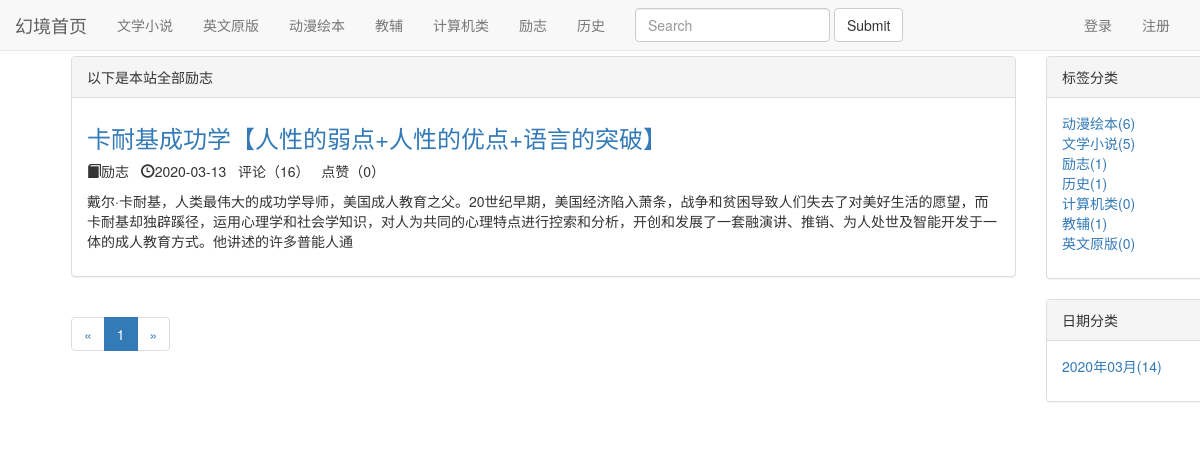
Page /blog/type/3 on the committed database.
### blog/models.py (models this page shows, shortened)
class BlogType(models.Model):
    type_name = models.CharField(max_length=15)
    def __str__(self):
        return self.type_name

class Blog(models.Model):
    title = models.CharField(max_length=50)
    blog_type = models.ForeignKey(BlogType, on_delete=models.CASCADE)
    content = RichTextUploadingField()
    author = models.ForeignKey(User, on_delete=models.CASCADE)
    created_time = models.DateTimeField(auto_now_add=True)
    last_updated_time = models.DateTimeField(auto_now=True)
    class Meta:
        ordering = ['-created_time']

### likes/models.py (models this page shows)
class LikeCount(models.Model):
    content_type = models.ForeignKey(ContentType, on_delete=models.CASCADE)
    object_id = models.PositiveIntegerField()
    content_object = GenericForeignKey('content_type', 'object_id')
    liked_num = models.IntegerField(default=0)

### blog/views.py (the view)
# urls.py: path('type/<int:blog_type_pk>', views.blogs_with_type, name="blogs_with_type"),
def blogs_with_type(request, blog_type_pk):
    blog_type = get_object_or_404(BlogType, pk=blog_type_pk)
    blogs_all_list = Blog.objects.filter(blog_type=blog_type)
    context = get_blog_list_common_date(request, blogs_all_list)
    context['blog_type'] = blog_type
    return render(request,'blog/blogs_with_type.html', context)

### user/forms.py (shortened to what this page needs)
class LoginForm(forms.Form):
    username = forms.CharField(label='用户名',
                                widget=forms.TextInput(attrs={'class':'form-control', 'placeholder':'请输入用户名'}))
    password = forms.CharField(label='密码',
                                widget=forms.PasswordInput(attrs={'class':'form-control', 'placeholder':'请输入密码'}))

### comment/templatetags/comment_tags.py (called while the page is built)
@register.simple_tag
def  get_comment_count(obj):
    content_type = ContentType.objects.get_for_model(obj)
    return Comment.objects.filter(content_type=content_type, object_id=obj.pk).count()

### likes/templatetags/likes_tags.py (called while the page is built)
@register.simple_tag
def get_like_count(obj):
    content_type = ContentType.objects.get_for_model(obj)
    like_count, created = LikeCount.objects.get_or_create(content_type=content_type, object_id=obj.pk)
    return like_count.liked_num

### user/context_processors.py (called while the page is built)
def login_modal_form(request):
    return {'login_modal_form': LoginForm()}

### blog/templates/blog/blogs_with_type.html (shortened to what this page needs)
{% extends 'blog/blog_list.html' %}
{% block blog_box_titile %}以下是本站全部{{ blog_type.type_name }}{% endblock %}

### blog/templates/blog/blog_list.html (shortened to what this page needs)
{% extends 'base.html' %}
{% load staticfiles %}
{% load comment_tags %}
{% load likes_tags %}
{% block header_extends %}
    <link rel="stylesheet" href="{% static 'blog.css' %}">
{% endblock %}
{% block content %}
    <div class="container">
        <div class="row">
            <div class="col-xs-12 col-sm-8 col-md-9 col-lg-10">
                <div class="panel panel-default">
                    <div class="panel-heading">{% block blog_box_titile %}一共有{{ page_of_blogs.paginator.count }}本书籍分享{% endblock %}</div>
                    <div class="panel-body">
                        {% for blog in blogs %}
                            <div class="blog-box">
                                <h3><a href="{% url 'blog_detail' blog.pk %}">{{ blog.title }}</a></h3>
                                <p class="blog-info">
                                    <span class="glyphicon glyphicon-book" aria-hidden="true"></span>{{ blog.blog_type }}&nbsp;&nbsp;
                                    <span class="glyphicon glyphicon-time" aria-hidden="true"></span>{{ blog.created_time|date:"Y-m-d" }}&nbsp;&nbsp;
                                    评论（{% get_comment_count blog %}）&nbsp;&nbsp;
                                    点赞（{% get_like_count blog %}）
                                </p>
                                <p>{{ blog.content|truncatechars:150 }}</p>
                            </div>
                        {% empty %}
                            <div class="blog-box">
                                <h3>-- 暂无分享，敬请期待 --</h3>
                            </div>
                        {% endfor %}
                    </div>
                </div>
                <div>
                    <div class="paginator">
                        <ul class="pagination">
                            <li>
                                {% if page_of_blogs.has_previous %}
                                    <a href="?page={{ page_of_blogs.previous_page_number}}" aria-label="Previous">
                                        <span aria-hidden="true">&laquo;</span>
                                    </a>
                                {% else %}
                                    <span aria-hidden="true">&laquo;</span>
                                {% endif %}
                            </li>
                            {% for page_num in page_range %}
                                {% if page_num == page_of_blogs.number %}
                                    <li class="active"><span>{{ page_num }}</span></li>
                                {% else %}
                                    {% if page_num == '...' %}
                                        <li><span>{{ page_num }}</span></li>
                                    {% else %}
                                        <li><a href="?page={{page_num}}">{{ page_num }}</a></li>
                                    {% endif %}
                                {% endif %}
                            {% endfor %}
                            <li>
                                {% if page_of_blogs.has_next %}
                                    <a href="?page={{ page_of_blogs.next_page_number }}" aria-label="Next">
                                        <span aria-hidden="true">&raquo;</span>
                                    </a>
                                {% else %}
                                    <span aria-hidden="true">&raquo;</span>
                                {% endif %}
                            </li>
                        </ul>
                    </div>
                </div>
            </div>
            <div class="hidden-xs col-sm-4 col-md-3 col-lg-2">
                <div class="panel panel-default">
                    <div class="panel-heading">标签分类</div>
                    <div class="panel-body">
                        <ul class="blog-lables">
                            {% for blog_type in blog_types %}
                                <li><a href="{% url 'blogs_with_type' blog_type.pk %}">{{ blog_type.type_name }}({{ blog_type.blog_count }})</a></li>
                            {% empty %}
                            <li>暂无</li>
                            {% endfor %}
                        </ul>
                    </div>
                </div>
                <div class="panel panel-default">
                    <div class="panel-heading">日期分类</div>
                    <div class="panel-body">
                        <ul>
                            {% for blog_date, blog_count in blog_dates.items %}
                                <li>
                                    <a href="{% url 'blogs_with_date' blog_date.year blog_date.month %}">{{ blog_date|date:"Y年m月"}}({{ blog_count }})</a>
                                </li>
                            {% endfor %}
                        </ul>
                    </div>
                </div>
            </div>
        </div>
    </div>
{% endblock %}

### static/base.css (style rules this page uses)
* { padding: 0; margin: 0; }
body { padding: 56px; }
ul { list-style-type:none!important; }

### static/blog.css (style rules this page uses)
ul.blog-lables { list-style-type: none; }
div.blog-box h3 { margin-top: 0.5em; }

### rows in the picture
BlogType: type_name "励志", blog_count "1"
Blog: title "卡耐基成功学【人性的弱点+人性的优点+语言的突破】", blog_type "励志", created_time "2020-03-13", id "16", id.liked_num "0", content "戴尔·卡耐基，人类最伟大的成功学导师，美国成人教育之父。20世纪早期，美国经济陷入萧条，战争和贫困导致人们失去了对美好生活的愿望，而卡耐基却独辟蹊径，运用心理学和社会学知识，对人为共同的心理特点进行控索和分析，开创和发展了一套融演讲、推销、为人处世及智能开发于一体的成人教育方式。他讲述的许多普能人通"
BlogType: type_name "动漫绘本", blog_count "6"
BlogType: type_name "文学小说", blog_count "5"
BlogType: type_name "历史", blog_count "1"
BlogType: type_name "计算机类", blog_count "0"
BlogType: type_name "教辅", blog_count "1"
BlogType: type_name "英文原版", blog_count "0"

### other values in the picture
{{ page_num }} "1"
{{ blog_date|date:"Y年m月" }} "2020年03月"
{{ blog_count }} "14"
